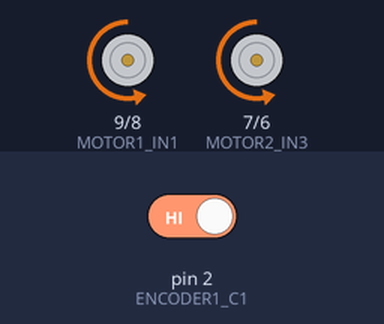
Recording of a sketch running on a simulated Arduino Uno, built with avr-gcc and run on an emulated ATmega328P. Parts: motor-driver pin pairs drawn as motors (green arrow = first pin HIGH = forward, orange = second pin HIGH = backward, longer = more drive, scaled by the enable pin). The test bench sets the inputs (shaded band); at power-on: pin 2 (ENCODER1_C1) HIGH. What the sketch prints to the serial monitor is not drawn.

Above: at 0.5 s.
Timing chart, 0 to 4.6 s (numbered marks = the images above):
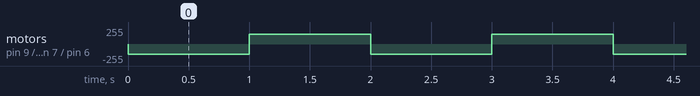

The sketch:

encoaderMotor3.ino
```cpp
#define ENCODER1_C1 2
#define ENCODER1_C2 4
#define ENCODER2_C1 11
#define ENCODER2_C2 12

#define MOTOR1_ENA 10
#define MOTOR1_IN1 9
#define MOTOR1_IN2 8
#define MOTOR2_IN3 7
#define MOTOR2_IN4 6
#define MOTOR2_ENB 5

volatile int encoder1Count = 0;
volatile int encoder2Count = 0;

// Interrupt Service Routine for Encoder 1
void encoder1ISR() {
  if (digitalRead(ENCODER1_C1) == digitalRead(ENCODER1_C2)) {
    encoder1Count++;
  } else {
    encoder1Count--;
  }
}

// Interrupt Service Routine for Encoder 2
void encoder2ISR() {
  if (digitalRead(ENCODER2_C1) == digitalRead(ENCODER2_C2)) {
    encoder2Count++;
  } else {
    encoder2Count--;
  }
}

void setup() {
  Serial.begin(9600);

  // Encoder 1 Pins
  pinMode(ENCODER1_C1, INPUT_PULLUP);
  pinMode(ENCODER1_C2, INPUT_PULLUP);

  // Encoder 2 Pins
  pinMode(ENCODER2_C1, INPUT_PULLUP);
  pinMode(ENCODER2_C2, INPUT_PULLUP);

  // Attach Interrupts
  attachInterrupt(digitalPinToInterrupt(ENCODER1_C1), encoder1ISR, CHANGE);
  attachInterrupt(digitalPinToInterrupt(ENCODER2_C1), encoder2ISR, CHANGE);

  // Motor Pins Setup
  pinMode(MOTOR1_ENA, OUTPUT);
  pinMode(MOTOR1_IN1, OUTPUT);
  pinMode(MOTOR1_IN2, OUTPUT);
  pinMode(MOTOR2_ENB, OUTPUT);
  pinMode(MOTOR2_IN3, OUTPUT);
  pinMode(MOTOR2_IN4, OUTPUT);
}

void loop() {
  // Move Motors Forward
  analogWrite(MOTOR1_ENA, 150);
  digitalWrite(MOTOR1_IN1, LOW);
  digitalWrite(MOTOR1_IN2, HIGH);

  analogWrite(MOTOR2_ENB, 150);
  digitalWrite(MOTOR2_IN3, LOW);
  digitalWrite(MOTOR2_IN4, HIGH);

  delay(1000);

  Serial.print("Encoder 1 Count: ");
  Serial.println(encoder1Count);

  Serial.print("Encoder 2 Count: ");
  Serial.println(encoder2Count);

  // Move Motors Backward
  digitalWrite(MOTOR1_IN1, HIGH);
  digitalWrite(MOTOR1_IN2, LOW);

  digitalWrite(MOTOR2_IN3, HIGH);
  digitalWrite(MOTOR2_IN4, LOW);

  delay(1000);
}
```

Measured:
- by itself, motor on pin 9 (MOTOR1_IN1) / pin 8 (MOTOR1_IN2), motor on pin 7 (MOTOR2_IN3) / pin 6 (MOTOR2_IN4): alternates forward 150/255 for 1.0 s and backward 150/255 for 1.0 s
